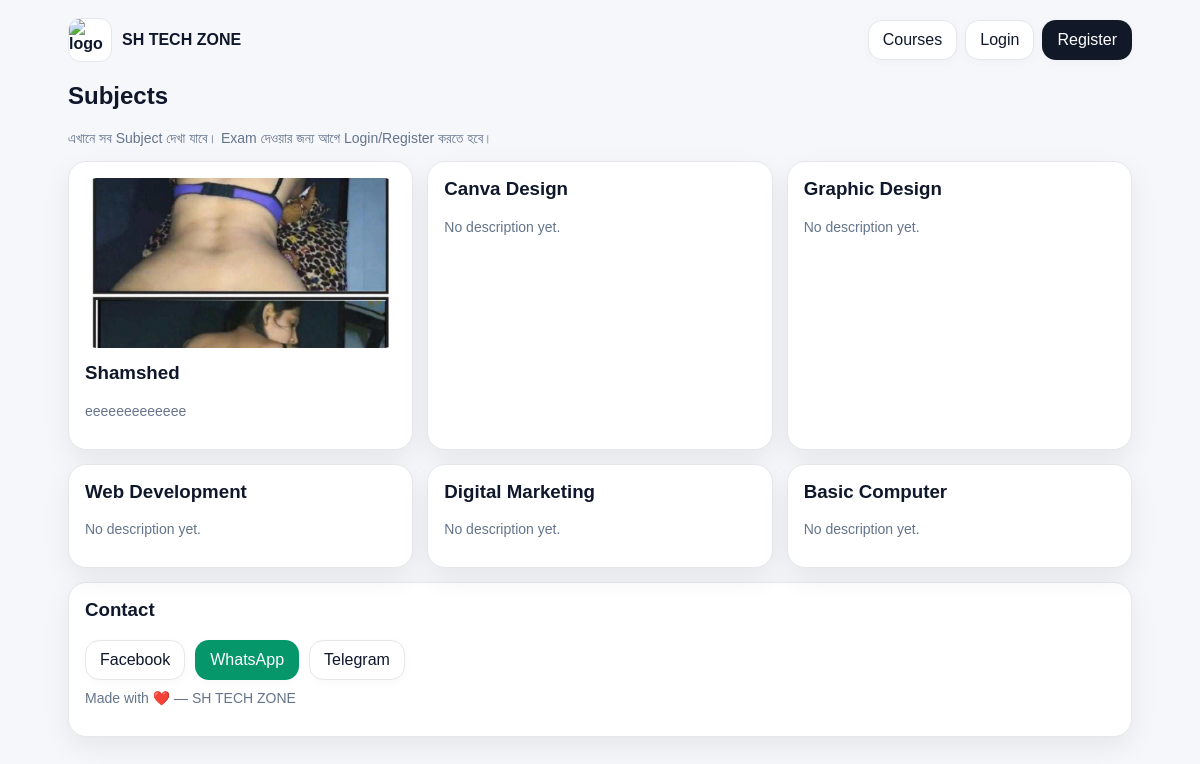
Page /subjects on the committed database.
### tables this page shows
CREATE TABLE subjects (
        id INTEGER PRIMARY KEY AUTOINCREMENT,
        name TEXT UNIQUE NOT NULL,
        is_active INTEGER NOT NULL DEFAULT 1,
        image_path TEXT,
        description TEXT,
        created_at TEXT NOT NULL
    );

### app.py (the view)
@app.route("/subjects")
def subjects_page():
    conn = get_db()
    subjects = conn.execute("SELECT * FROM subjects WHERE is_active=1 ORDER BY id DESC").fetchall()
    conn.close()
    return render_template("student/subjects.html", site_name=SITE_NAME, subjects=subjects, facebook_url=FACEBOOK_URL, telegram_url=TELEGRAM_URL)

### app.py (called while the page is built)
def get_db():
    conn = sqlite3.connect(DB_PATH)
    conn.row_factory = sqlite3.Row
    try:
        conn.execute("PRAGMA foreign_keys = ON")
    except Exception:
        pass
    return conn

### templates/student/subjects.html (shortened to what this page needs)
<!doctype html>
<html lang="bn">
<head>
  <link rel="stylesheet" href="{{ url_for('static', filename='style.css') }}">
</head>
<body>
  <div class="container">
    <div class="topbar">
      <a class="brand" href="{{ url_for('home') }}"><img src="{{ url_for('static', filename='logo.png') }}" alt="logo"/>{{ site_name }}</a>
      <div style="display:flex; gap:8px; flex-wrap:wrap;">
        <a class="btn" href="{{ url_for('courses') }}">Courses</a>
        {% if session.get('user_id') %}
          <a class="btn" href="{{ url_for('dashboard') }}">Dashboard</a>
          <a class="btn" href="{{ url_for('logout') }}">Logout</a>
        {% else %}
          <a class="btn" href="{{ url_for('login') }}">Login</a>
          <a class="btn btn2" href="{{ url_for('register') }}">Register</a>
        {% endif %}
      </div>
    </div>
    <h2>Subjects</h2>
    <p class="muted">এখানে সব Subject দেখা যাবে। Exam দেওয়ার জন্য আগে Login/Register করতে হবে।</p>
    <div class="grid">
      {% for s in subjects %}
        <div class="card">
          {% if s.image_path %}
            <img src="{{ url_for('static', filename='uploads/' ~ s.image_path) }}" alt="{{ s.name }}" style="width:100%; height:170px; object-fit:cover; border-radius:12px; margin-bottom:10px;">
          {% endif %}
          <h3 style="margin-top:0;">{{ s.name }}</h3>
          {% if s.description %}
            <p class="muted">{{ s.description }}</p>
          {% else %}
            <p class="muted">No description yet.</p>
          {% endif %}
        </div>
      {% endfor %}
    </div>
    <div class="card" style="margin-top:14px;">
      <h3 style="margin-top:0;">Contact</h3>
      <div class="footerBtns">
        <a class="btn" href="{{ facebook_url }}" target="_blank">Facebook</a>
        <a class="btn btn4" href="https://wa.me/8801609450034" target="_blank">WhatsApp</a>
        <a class="btn" href="{{ telegram_url }}" target="_blank">Telegram</a>
      </div>
      <p class="muted" style="margin-top:10px;">Made with ❤️ — {{ site_name }}</p>
    </div>
  </div>
</body>
</html>

### static/style.css (style rules this page uses)
:root { --bg:#f6f7fb; --card:#ffffff; --text:#0f172a; --muted:#64748b; --brand:#111827; --brand2:#2563eb; --ok:#059669; --bad:#ef4444; --line:#e5e7eb; --shadow: 0 10px 28px rgba(0,0,0,.07); --r:18px; }
* { box-sizing:border-box }
body { margin:0;font-family:Arial,Helvetica,sans-serif;background:var(--bg);color:var(--text); }
a { color:var(--brand2);text-decoration:none }
.container { max-width:1100px;margin:0 auto;padding:18px }
.topbar { display:flex;justify-content:space-between;align-items:center;gap:12px;flex-wrap:wrap;margin-bottom:14px }
.brand { display:flex;align-items:center;gap:10px;font-weight:900;color:var(--text) }
.brand img { width:44px;height:44px;border-radius:12px;object-fit:contain;background:#fff;border:1px solid var(--line) }
.btn { display:inline-flex;align-items:center;justify-content:center;gap:8px;padding:10px 14px;border-radius:14px;border:1px solid var(--line);background:#fff;color:var(--text);cursor:pointer;transition:.18s ease;box-shadow:0 2px 10px rgba(0,0,0,.03) }
.btn2 { background:var(--brand);color:#fff;border-color:transparent }
.btn4 { background:var(--ok);color:#fff;border-color:transparent }
.card { background:var(--card);border:1px solid var(--line);border-radius:var(--r);padding:16px;box-shadow:var(--shadow);animation:fadeIn .25s ease }
.grid { display:grid;grid-template-columns:repeat(3,1fr);gap:14px }
.muted { color:var(--muted);font-size:14px }
.footerBtns { display:flex;gap:10px;flex-wrap:wrap }

### rows in the picture
subjects: image_path (picture), name "Shamshed", description "eeeeeeeeeeeee"
subjects: name "Canva Design", shows "No description yet."
subjects: name "Graphic Design", shows "No description yet."
subjects: name "Web Development", shows "No description yet."
subjects: name "Digital Marketing", shows "No description yet."
subjects: name "Basic Computer", shows "No description yet."

### other values in the picture
{{ site_name }} "SH TECH ZONE"
